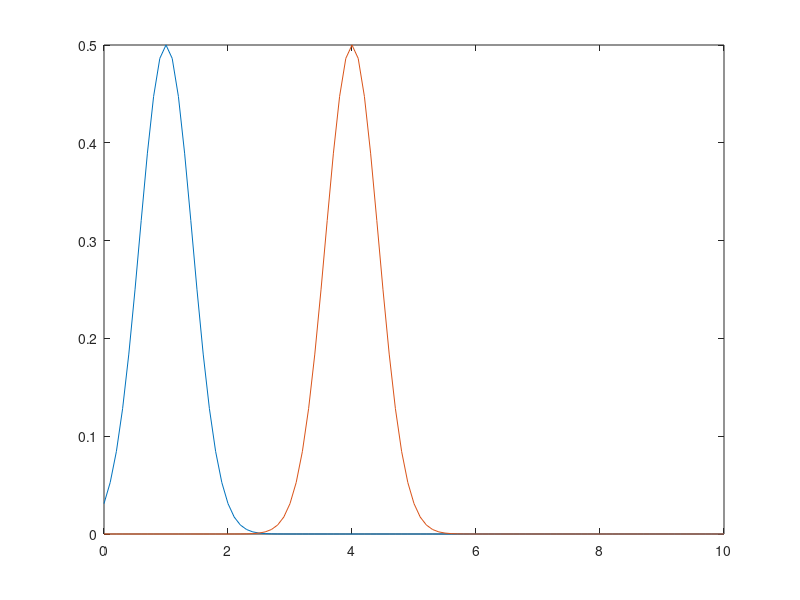

Reproduce this figure in MATLAB. (Note: this script raises an error after producing the figure.)
% Unsteady Convection equation 1D
% The flux is projected on a pieciwise constant basis
% Low-order; upwind + High-Order: Lax-Wendroff
% $\partial_t u + \partial_x f(u) = 0$
close all; clear all; format long;

% two populations Scheme
gam = 30;
Kgam = (gam+1)/gam;

am =0.1;
an =0.8;
bm =0.5;
bn =5e-7;
Pm =  30;
rate=20;

nu1 = 2; % mobility 1
nu2 = 1; % mobility 2
%Pe=1;
%% Space grid
nb_pts = 101;                          % Number of points in the domain
L = 10;     
xm=0;
xM=10;% Length of the domain
h = (xM-xm)/(nb_pts-1);                     % grid space
nbx = (xM-xm)/h;                            % number of elements;
x = xm:h:xM;                            % discretization

%% Time discretization
T = 0.5;
dt = 1e-6;
t = 0:dt:T;  

 theta = 0; % Forward Euler, explicit first order
% % theta = 0.5; % Crank-Nicolson, implicit second order
%theta = 1; % Backward Euler, explicit first order

%% Initialisation
n = zeros(nbx+1,1); % non-growing population
m = zeros(nbx+1,1); % growing population
p = zeros(nbx+1,1); % pressure
% initial condition
sigx = 0.3;% spread of gaussian
x0=0; %sigx =1;
am =0.5;
x0 = 1;% pos of gaussian
m(:,1) = am.*exp(-bm.*(x-x0).^2/(2*sigx^2));
x0 = 4;% pos of gaussian
n(:,1) = am.*exp(-bm.*(x-x0).^2/(2*sigx^2));


% intn=2*exp(-0.1*(x+8).^2);
% intn(x<-8)=0;
% intn(intn<0.5)=1e-30;
% 
% intm=1*exp(-1*(x+10).^2);
% intm(intm<0.008)=0;
% m=intm'; %(initial condition)
% 
% n=intn'; %(initial condition)

%% Assembling
% Shape functions in reference space
psi = 1; % constant basis function


N1 = @(xi) 1/2*(1-xi);
N2 = @(xi) 1/2*(1+xi);
B=@(e) (1/h(e))*[-1. 1.]; % derivative of shape function in physical space
dN = 1/2.*[-1. 1.];       % derivative of shape fn in ref space
% Gauss points xi1 = -1/sqrt(3) xi2 =1/sqrt(3)
xi1 = -1/sqrt(3);
xi2 = 1/sqrt(3);
% weight for gauss points
w1 = 1;
w2 = 1;

%% Constant matrices
% assembling convec matrix
C = zeros(nbx+1, nbx+1);
M = zeros(nbx+1, nbx+1);
Mtilde = zeros(nbx+1, nbx+1);


celem = zeros(2,2);
melem = zeros(2,2);
melemtilde = zeros(2,2);


for e=1:nbx
    % Position of x in physical space
    e1 = x(e);
    e2 = x(e+1);
    Xe = [e1 e2];
    J = dN*Xe';
    global_dN = J\dN;       
    % submatrix
    melem = h/2*(w1*[N1(xi1)^2 N1(xi1)*N2(xi1) ; N1(xi1)*N2(xi1) N2(xi1)^2] + ...
        w2*[N1(xi2)^2 N1(xi2)*N2(xi2); N1(xi2)*N2(xi2) N2(xi2)^2]);
    % return to matrix M
    M(e:e+1,e:e+1) = M(e:e+1,e:e+1) + melem(:,:);
    
end

Mlump = zeros(nbx+1, nbx+1);
% Mass lump
for i=1:nbx+1
    Mlump(i,i) = sum(M(i,:));
end
phi=1;
Cm = zeros(nbx+1, nbx+1);
Cn = zeros(nbx+1, nbx+1);
for e=1:nbx
    % Position of x in physical space
    e1 = x(e);
    e2 = x(e+1);
    Xe = [e1 e2];
    J = dN*Xe';
    global_dN = J\dN;
    % submatrix
    NN1 = [phi,phi]; NN2 = [phi,phi];
    cmelem =abs(det(J))*(w1*NN1'*global_dN + w2*NN2'*global_dN);

    cnelem =abs(det(J))*(w1*NN1'*global_dN + w2*NN2'*global_dN);
    Cm(e:e+1,e:e+1) = Cm(e:e+1,e:e+1) + cmelem(:,:);
    Cn(e:e+1,e:e+1) = Cn(e:e+1,e:e+1) + cnelem(:,:);
end
fluxm_h = zeros(nbx+1,1); fluxn_h=zeros(nbx+1,1);
    
figure(1)
plot(x,m);
hold on 
plot(x,n);
hold off;
tt = dt; inc = 1; inc2=1;
while(tt < T)
    tt
    fm = zeros(numel(x),1);
    fn = zeros(numel(x),1);
    p = Kgam*(m+n).^gam;
    dnp = Kgam*gam*(m+n).^(gam-1);
    dmp=dnp;
    for ii= 1: numel(x)-1
        fm(ii) = m(ii)*(p(ii+1)-p(ii))/h; 
        fn(ii) = n(ii)*(p(ii+1)-p(ii))/h; 
    end
    
    % calculating flux
    for ii= 2:numel(x)-1
        
        % derivative of fluxes
        % First order upwind scheme
        
            vnmip12 = (n(ii)*(dmp(ii))+n(ii+1)*(dmp(ii+1)))*0.5*(m(ii+1)-m(ii))/h;
            vmmip12 = (p(ii+1)-p(ii))/h + (m(ii)*(dmp(ii))+m(ii+1)*(dmp(ii+1)))*0.5*(m(ii+1)-m(ii))/h;
        
            vnmim12 = (n(ii-1)*(dmp(ii-1))+n(ii)*(dmp(ii)))*0.5*(m(ii)-m(ii-1))/h ;
            vmmim12 = (p(ii)-p(ii-1))/h + (m(ii-1)*(dmp(ii-1))+m(ii)*(dmp(ii)))*0.5*(m(ii)-m(ii-1))/h;
        
            vnnip12 = (p(ii+1)-p(ii))/h + (n(ii)*dnp(ii)+n(ii+1)*dnp(ii+1))*0.5*(n(ii+1)-n(ii))/h;
            vmnip12 = (m(ii)*dnp(ii)+m(ii+1)*dnp(ii+1))*0.5*(n(ii+1)-n(ii))/h;
        
            vnnim12 = (p(ii)-p(ii-1))/h + (n(ii-1)*dnp(ii-1)+n(ii)*dnp(ii))*0.5*(n(ii)-n(ii-1))/h;
            vmnim12 = (m(ii-1)*dnp(ii-1)+m(ii)*dnp(ii))*0.5*(n(ii)-n(ii-1))/h;
        

        % fluxes at interface: first-order upwind
        if ((p(ii+1)-p(ii)) <= 0)
            noeud_up_p = ii-1;
            fmip12 = (m(ii))*((p(ii+1)-p(ii))/h) ;
            fnip12 = (n(ii))*((p(ii+1)-p(ii))/h);
        else
            noeud_up_p = ii+1;
            fmip12 = (m(ii+1))*((p(ii+1)-p(ii))/h) ;
            fnip12 = (n(ii+1))*((p(ii+1)-p(ii))/h);
        end
        if (p(ii)-p(ii-1)) <= 0
            noeud_up_m = ii-1;
            fmim12 = (m(ii-1))*((p(ii)-p(ii-1))/h) ;
            fnim12 = (n(ii-1))*((p(ii)-p(ii-1))/h);
        else
            noeud_up_m = ii+1;
            fmim12 = (m(ii))*((p(ii)-p(ii-1))/h) ;
            fnim12 = (n(ii))*((p(ii)-p(ii-1))/h);
        end
        if (noeud_up_p == 1)
            noeud_up_p=2;
        end
        if (noeud_up_m == 1)
            noeud_up_m=2;
        end
        % high-order reconstruction
        % local Courant Number
        nu_mip12 = (p(ii+1)-p(ii))/h*dt/h;
        nu_mim12 = fmim12*dt/h;
        nu_nip12 = fnip12*dt/h;
        nu_nim12 = fnim12*dt/h;
        
        fmip12 = fmip12 + (1-abs(nu_mip12))*abs((p(ii+1)-p(ii))/h)*0.5...
            *(TVD_limiter(m(ii+1)-m(ii),m(noeud_up_p)-m(noeud_up_p-1)));
        fmim12 = fmim12 + (1-abs(nu_mim12))*abs((p(ii)-p(ii-1))/h)*0.5...
            *(TVD_limiter(m(ii)-m(ii-1),m(noeud_up_m)-m(noeud_up_m-1)));
        
        fnip12 = fnip12 + (1-abs(nu_nip12))*abs((p(ii+1)-p(ii))/h)*0.5...
            *(TVD_limiter(n(ii+1)-n(ii),n(noeud_up_p)-n(noeud_up_p-1)));
        fnim12 = fnim12 + (1-abs(nu_nim12))*abs((p(ii)-p(ii-1))/h)*0.5...
            *(TVD_limiter(n(ii)-n(ii-1),n(noeud_up_m)-n(noeud_up_m-1)));
        
        % difference of fluxes at interface
        fluxm_h(ii) = fmip12 - fmim12;
        fluxn_h(ii) = fnip12 - fnim12;
    end
    
    % boundary conditions: zeros Neumann
    % left boundary
    ii=1;
    if ((p(ii+1)-p(ii)) <= 0)
        noeud_up_p = ii-1;
        fmip12 = (m(ii))*((p(ii+1)-p(ii))/h) ;
        fnip12 = (n(ii))*((p(ii+1)-p(ii))/h);
    else
        noeud_up_p = ii+1;
        fmip12 = (m(ii+1))*((p(ii+1)-p(ii))/h) ;
        fnip12 = (n(ii+1))*((p(ii+1)-p(ii))/h);
    end

    if (noeud_up_p == 1)
        noeud_up_p=2;
    end
    if (noeud_up_m == 1)
        noeud_up_m=2;
    end
    % high-order reconstruction
    % local Courant Number
    nu_mip12 = (p(ii+1)-p(ii))/h*dt/h;
    nu_nip12 = fnip12*dt/h;

    fmip12 = fmip12 + (1-abs(nu_mip12))*abs((p(ii+1)-p(ii))/h)*0.5...
        *(TVD_limiter(m(ii+1)-m(ii),m(noeud_up_p)-m(noeud_up_p-1)));
    fnip12 = fnip12 + (1-abs(nu_nip12))*abs((p(ii+1)-p(ii))/h)*0.5...
        *(TVD_limiter(n(ii+1)-n(ii),n(noeud_up_p)-n(noeud_up_p-1)));
        
    fluxm_h(ii) = fmip12;
    fluxn_h(ii) =  fnip12;
    % Right boundary
    ii = nbx+1;
    
    % fluxes at interface: first-order upwind

    if (p(ii)-p(ii-1)) <= 0
        noeud_up_m = ii-1;
        fmim12 = (m(ii-1))*((p(ii)-p(ii-1))/h) ;
        fnim12 = (n(ii-1))*((p(ii)-p(ii-1))/h);
    else
        noeud_up_m = ii+1;
        fmim12 = (m(ii))*((p(ii)-p(ii-1))/h) ;
        fnim12 = (n(ii))*((p(ii)-p(ii-1))/h);
    end
    if (noeud_up_p == 1)
        noeud_up_p=2;
    end
    if (noeud_up_m == 1)
        noeud_up_m=2;
    end
    % high-order reconstruction
    % local Courant Number
    nu_mim12 = fmim12*dt/h;
    nu_nim12 = fnim12*dt/h;


    fmim12 = fmim12 + (1-abs(nu_mim12))*abs((p(ii)-p(ii-1))/h)*0.5...
        *(TVD_limiter(m(ii)-m(ii-1),m(noeud_up_m)-m(noeud_up_m-1)));


    fnim12 = fnim12 + (1-abs(nu_nim12))*abs((p(ii)-p(ii-1))/h)*0.5...
        *(TVD_limiter(n(ii)-n(ii-1),n(noeud_up_m)-n(noeud_up_m-1)));
    
    fluxm_h(ii) = -fmim12;
    fluxn_h(ii) = -fnim12;
    
    
    Gp = rate*(1/(pi)*atan(4*max(0,Pm-p))).*m; 
    m = (Mlump./dt)^(-1)*(Mlump./dt*m + nu1.*fluxm_h + Mlump*(Gp));
    n = (Mlump./dt)^(-1)*(Mlump./dt*n + nu2.*fluxn_h);
    if mod(inc,1000)==0 
        figure(1)
        plot(x,m);
        hold on 
        plot(x,n);
        hold off;
        
        figure(2)
        mass(inc2) = h*sum(n);
        plot(mass)
        inc2=inc2+1;
    end
    inc = inc +1;
    tt = tt+dt;
end

function [L] = TVD_limiter(a,b)
    S = (sign(a)+sign(b))*0.5;
    L = S*(min(abs(a),abs(b))); % minmod
end